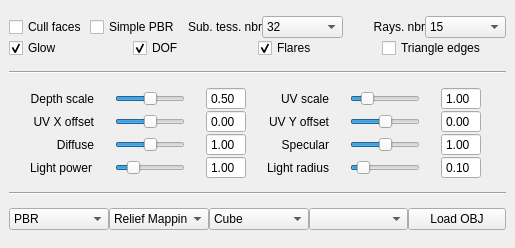
<?xml version="1.0" encoding="UTF-8"?>
<ui version="4.0">
 <class>DockWidget3DSettings</class>
 <widget class="QDockWidget" name="DockWidget3DSettings">
  <property name="windowModality">
   <enum>Qt::NonModal</enum>
  </property>
  <property name="geometry">
   <rect>
    <x>0</x>
    <y>0</y>
    <width>515</width>
    <height>248</height>
   </rect>
  </property>
  <property name="sizePolicy">
   <sizepolicy hsizetype="Minimum" vsizetype="Minimum">
    <horstretch>0</horstretch>
    <verstretch>0</verstretch>
   </sizepolicy>
  </property>
  <property name="minimumSize">
   <size>
    <width>515</width>
    <height>233</height>
   </size>
  </property>
  <property name="maximumSize">
   <size>
    <width>524287</width>
    <height>2000</height>
   </size>
  </property>
  <property name="windowOpacity">
   <double>1.000000000000000</double>
  </property>
  <property name="autoFillBackground">
   <bool>false</bool>
  </property>
  <property name="floating">
   <bool>false</bool>
  </property>
  <property name="features">
   <set>QDockWidget::NoDockWidgetFeatures</set>
  </property>
  <property name="allowedAreas">
   <set>Qt::AllDockWidgetAreas</set>
  </property>
  <property name="windowTitle">
   <string>3D settings</string>
  </property>
  <widget class="QWidget" name="dockWidgetContents">
   <property name="sizePolicy">
    <sizepolicy hsizetype="Minimum" vsizetype="Minimum">
     <horstretch>0</horstretch>
     <verstretch>0</verstretch>
    </sizepolicy>
   </property>
   <layout class="QVBoxLayout" name="verticalLayout_2">
    <item>
     <layout class="QVBoxLayout" name="verticalLayout">
      <property name="spacing">
       <number>0</number>
      </property>
      <item>
       <layout class="QGridLayout" name="gridLayout_14">
        <property name="spacing">
         <number>0</number>
        </property>
        <item row="0" column="4">
         <widget class="QLabel" name="label_33">
          <property name="sizePolicy">
           <sizepolicy hsizetype="Minimum" vsizetype="Preferred">
            <horstretch>0</horstretch>
            <verstretch>0</verstretch>
           </sizepolicy>
          </property>
          <property name="text">
           <string>Rays. nbr</string>
          </property>
          <property name="alignment">
           <set>Qt::AlignRight|Qt::AlignTrailing|Qt::AlignVCenter</set>
          </property>
         </widget>
        </item>
        <item row="0" column="2">
         <widget class="QLabel" name="label_32">
          <property name="sizePolicy">
           <sizepolicy hsizetype="Minimum" vsizetype="Preferred">
            <horstretch>0</horstretch>
            <verstretch>0</verstretch>
           </sizepolicy>
          </property>
          <property name="text">
           <string>Sub. tess. nbr</string>
          </property>
          <property name="alignment">
           <set>Qt::AlignRight|Qt::AlignTrailing|Qt::AlignVCenter</set>
          </property>
         </widget>
        </item>
        <item row="0" column="3">
         <widget class="QComboBox" name="comboBoxPerformanceNoTessSub">
          <property name="sizePolicy">
           <sizepolicy hsizetype="Minimum" vsizetype="Fixed">
            <horstretch>0</horstretch>
            <verstretch>0</verstretch>
           </sizepolicy>
          </property>
          <property name="toolTip">
           <string>Choose maximal number of tessellation subdivisions.</string>
          </property>
          <property name="statusTip">
           <string/>
          </property>
          <property name="whatsThis">
           <string>Choose maximal number of tessellation subdivisions.</string>
          </property>
          <property name="currentIndex">
           <number>3</number>
          </property>
          <item>
           <property name="text">
            <string>8</string>
           </property>
          </item>
          <item>
           <property name="text">
            <string>16</string>
           </property>
          </item>
          <item>
           <property name="text">
            <string>24</string>
           </property>
          </item>
          <item>
           <property name="text">
            <string>32</string>
           </property>
          </item>
          <item>
           <property name="text">
            <string>48</string>
           </property>
          </item>
          <item>
           <property name="text">
            <string>64</string>
           </property>
          </item>
         </widget>
        </item>
        <item row="0" column="1">
         <widget class="QCheckBox" name="checkBoxPerformanceSimplePBR">
          <property name="toolTip">
           <string>Enable simple PBR model lightning. Uses mipmaps instead of light rays integration.</string>
          </property>
          <property name="statusTip">
           <string/>
          </property>
          <property name="whatsThis">
           <string>Enable simple PBR model lightning. Uses mipmaps instead of light rays integration.</string>
          </property>
          <property name="text">
           <string>Simple PBR</string>
          </property>
         </widget>
        </item>
        <item row="0" column="0">
         <widget class="QCheckBox" name="checkBoxPerformanceCullFace">
          <property name="toolTip">
           <string>Enable/disable cull facing during tessellation. </string>
          </property>
          <property name="statusTip">
           <string>Enable/disable cull facing during tessellation. </string>
          </property>
          <property name="whatsThis">
           <string>Enable/disable cull facing during tessellation. </string>
          </property>
          <property name="text">
           <string>Cull faces</string>
          </property>
         </widget>
        </item>
        <item row="0" column="5">
         <widget class="QComboBox" name="comboBoxPerformanceNoRays">
          <property name="sizePolicy">
           <sizepolicy hsizetype="Minimum" vsizetype="Fixed">
            <horstretch>0</horstretch>
            <verstretch>0</verstretch>
           </sizepolicy>
          </property>
          <property name="toolTip">
           <string>&lt;html&gt;&lt;head/&gt;&lt;body&gt;&lt;p&gt;When &lt;span style=&quot; font-weight:600;&quot;&gt;Simple PBR&lt;/span&gt; model is disabled, it defines number of rays used to solve scattering equation.&lt;/p&gt;&lt;/body&gt;&lt;/html&gt;</string>
          </property>
          <property name="statusTip">
           <string/>
          </property>
          <property name="whatsThis">
           <string>&lt;html&gt;&lt;head/&gt;&lt;body&gt;&lt;p&gt;When &lt;span style=&quot; font-weight:600;&quot;&gt;Simple PBR&lt;/span&gt; model is disabled, it defines number of rays used to solve scattering equation.&lt;/p&gt;&lt;/body&gt;&lt;/html&gt;</string>
          </property>
          <property name="currentIndex">
           <number>2</number>
          </property>
          <item>
           <property name="text">
            <string>5</string>
           </property>
          </item>
          <item>
           <property name="text">
            <string>10</string>
           </property>
          </item>
          <item>
           <property name="text">
            <string>15</string>
           </property>
          </item>
          <item>
           <property name="text">
            <string>20</string>
           </property>
          </item>
          <item>
           <property name="text">
            <string>30</string>
           </property>
          </item>
          <item>
           <property name="text">
            <string>50</string>
           </property>
          </item>
         </widget>
        </item>
       </layout>
      </item>
      <item>
       <layout class="QHBoxLayout" name="horizontalLayout">
        <property name="spacing">
         <number>0</number>
        </property>
        <item>
         <widget class="QCheckBox" name="checkBoxBloomEffect">
          <property name="text">
           <string>Glow</string>
          </property>
          <property name="checked">
           <bool>true</bool>
          </property>
         </widget>
        </item>
        <item>
         <widget class="QCheckBox" name="checkBoxDOFEffect">
          <property name="text">
           <string>DOF</string>
          </property>
          <property name="checked">
           <bool>true</bool>
          </property>
         </widget>
        </item>
        <item>
         <widget class="QCheckBox" name="checkBoxLensFlaresEffect">
          <property name="text">
           <string>Flares</string>
          </property>
          <property name="checked">
           <bool>true</bool>
          </property>
         </widget>
        </item>
        <item>
         <widget class="QCheckBox" name="checkBoxShowTriangleEdges">
          <property name="text">
           <string>Triangle edges</string>
          </property>
         </widget>
        </item>
       </layout>
      </item>
     </layout>
    </item>
    <item>
     <widget class="Line" name="line">
      <property name="orientation">
       <enum>Qt::Horizontal</enum>
      </property>
     </widget>
    </item>
    <item>
     <layout class="QGridLayout" name="gridLayout">
      <property name="sizeConstraint">
       <enum>QLayout::SetMinimumSize</enum>
      </property>
      <property name="spacing">
       <number>0</number>
      </property>
      <item row="6" column="5">
       <widget class="QDoubleSpinBox" name="doubleSpinBoxLightRadius">
        <property name="sizePolicy">
         <sizepolicy hsizetype="Fixed" vsizetype="Preferred">
          <horstretch>0</horstretch>
          <verstretch>0</verstretch>
         </sizepolicy>
        </property>
        <property name="maximumSize">
         <size>
          <width>40</width>
          <height>16777215</height>
         </size>
        </property>
        <property name="readOnly">
         <bool>true</bool>
        </property>
        <property name="buttonSymbols">
         <enum>QAbstractSpinBox::NoButtons</enum>
        </property>
        <property name="maximum">
         <double>500.000000000000000</double>
        </property>
        <property name="singleStep">
         <double>0.010000000000000</double>
        </property>
        <property name="value">
         <double>0.100000000000000</double>
        </property>
       </widget>
      </item>
      <item row="5" column="3">
       <widget class="QLabel" name="label_11">
        <property name="sizePolicy">
         <sizepolicy hsizetype="Minimum" vsizetype="Preferred">
          <horstretch>0</horstretch>
          <verstretch>0</verstretch>
         </sizepolicy>
        </property>
        <property name="text">
         <string>Specular</string>
        </property>
        <property name="alignment">
         <set>Qt::AlignRight|Qt::AlignTrailing|Qt::AlignVCenter</set>
        </property>
       </widget>
      </item>
      <item row="5" column="2">
       <widget class="QDoubleSpinBox" name="doubleSpinBoxDiffuseI">
        <property name="sizePolicy">
         <sizepolicy hsizetype="Minimum" vsizetype="Minimum">
          <horstretch>0</horstretch>
          <verstretch>0</verstretch>
         </sizepolicy>
        </property>
        <property name="maximumSize">
         <size>
          <width>40</width>
          <height>16777215</height>
         </size>
        </property>
        <property name="readOnly">
         <bool>true</bool>
        </property>
        <property name="buttonSymbols">
         <enum>QAbstractSpinBox::NoButtons</enum>
        </property>
        <property name="value">
         <double>1.000000000000000</double>
        </property>
       </widget>
      </item>
      <item row="5" column="1">
       <widget class="QSlider" name="horizontalSliderDiffuseI">
        <property name="sizePolicy">
         <sizepolicy hsizetype="Minimum" vsizetype="Fixed">
          <horstretch>0</horstretch>
          <verstretch>0</verstretch>
         </sizepolicy>
        </property>
        <property name="maximumSize">
         <size>
          <width>70</width>
          <height>16777215</height>
         </size>
        </property>
        <property name="toolTip">
         <string/>
        </property>
        <property name="statusTip">
         <string>Diffuse light intensity</string>
        </property>
        <property name="maximum">
         <number>100</number>
        </property>
        <property name="value">
         <number>50</number>
        </property>
        <property name="orientation">
         <enum>Qt::Horizontal</enum>
        </property>
       </widget>
      </item>
      <item row="5" column="0">
       <widget class="QLabel" name="label_10">
        <property name="sizePolicy">
         <sizepolicy hsizetype="Minimum" vsizetype="Preferred">
          <horstretch>0</horstretch>
          <verstretch>0</verstretch>
         </sizepolicy>
        </property>
        <property name="text">
         <string>Diffuse</string>
        </property>
        <property name="alignment">
         <set>Qt::AlignRight|Qt::AlignTrailing|Qt::AlignVCenter</set>
        </property>
       </widget>
      </item>
      <item row="3" column="3">
       <widget class="QLabel" name="label_4">
        <property name="sizePolicy">
         <sizepolicy hsizetype="Minimum" vsizetype="Preferred">
          <horstretch>0</horstretch>
          <verstretch>0</verstretch>
         </sizepolicy>
        </property>
        <property name="text">
         <string>UV Y offset</string>
        </property>
        <property name="alignment">
         <set>Qt::AlignRight|Qt::AlignTrailing|Qt::AlignVCenter</set>
        </property>
       </widget>
      </item>
      <item row="5" column="5">
       <widget class="QDoubleSpinBox" name="doubleSpinBoxSpecularI">
        <property name="sizePolicy">
         <sizepolicy hsizetype="Minimum" vsizetype="Minimum">
          <horstretch>0</horstretch>
          <verstretch>0</verstretch>
         </sizepolicy>
        </property>
        <property name="maximumSize">
         <size>
          <width>40</width>
          <height>16777215</height>
         </size>
        </property>
        <property name="readOnly">
         <bool>true</bool>
        </property>
        <property name="buttonSymbols">
         <enum>QAbstractSpinBox::NoButtons</enum>
        </property>
        <property name="value">
         <double>1.000000000000000</double>
        </property>
       </widget>
      </item>
      <item row="5" column="4">
       <widget class="QSlider" name="horizontalSliderSpecularI">
        <property name="sizePolicy">
         <sizepolicy hsizetype="Minimum" vsizetype="Minimum">
          <horstretch>0</horstretch>
          <verstretch>0</verstretch>
         </sizepolicy>
        </property>
        <property name="maximumSize">
         <size>
          <width>70</width>
          <height>16777215</height>
         </size>
        </property>
        <property name="toolTip">
         <string/>
        </property>
        <property name="statusTip">
         <string>Specular light intensity</string>
        </property>
        <property name="maximum">
         <number>100</number>
        </property>
        <property name="value">
         <number>50</number>
        </property>
        <property name="orientation">
         <enum>Qt::Horizontal</enum>
        </property>
       </widget>
      </item>
      <item row="3" column="4">
       <widget class="QSlider" name="horizontalSliderUVYOffset">
        <property name="sizePolicy">
         <sizepolicy hsizetype="Minimum" vsizetype="Minimum">
          <horstretch>0</horstretch>
          <verstretch>0</verstretch>
         </sizepolicy>
        </property>
        <property name="minimumSize">
         <size>
          <width>0</width>
          <height>0</height>
         </size>
        </property>
        <property name="maximumSize">
         <size>
          <width>70</width>
          <height>16777215</height>
         </size>
        </property>
        <property name="toolTip">
         <string/>
        </property>
        <property name="statusTip">
         <string>Visual UV Y offset</string>
        </property>
        <property name="minimum">
         <number>-100</number>
        </property>
        <property name="maximum">
         <number>100</number>
        </property>
        <property name="singleStep">
         <number>20</number>
        </property>
        <property name="pageStep">
         <number>20</number>
        </property>
        <property name="orientation">
         <enum>Qt::Horizontal</enum>
        </property>
       </widget>
      </item>
      <item row="3" column="5">
       <widget class="QDoubleSpinBox" name="doubleSpinBoxUVYOffset">
        <property name="sizePolicy">
         <sizepolicy hsizetype="Minimum" vsizetype="Minimum">
          <horstretch>0</horstretch>
          <verstretch>0</verstretch>
         </sizepolicy>
        </property>
        <property name="maximumSize">
         <size>
          <width>40</width>
          <height>16777215</height>
         </size>
        </property>
        <property name="readOnly">
         <bool>true</bool>
        </property>
        <property name="buttonSymbols">
         <enum>QAbstractSpinBox::NoButtons</enum>
        </property>
        <property name="minimum">
         <double>-5.000000000000000</double>
        </property>
        <property name="maximum">
         <double>5.000000000000000</double>
        </property>
        <property name="singleStep">
         <double>0.010000000000000</double>
        </property>
       </widget>
      </item>
      <item row="6" column="3">
       <widget class="QLabel" name="label_35">
        <property name="sizePolicy">
         <sizepolicy hsizetype="Fixed" vsizetype="Preferred">
          <horstretch>0</horstretch>
          <verstretch>0</verstretch>
         </sizepolicy>
        </property>
        <property name="text">
         <string>Light radius</string>
        </property>
        <property name="alignment">
         <set>Qt::AlignRight|Qt::AlignTrailing|Qt::AlignVCenter</set>
        </property>
       </widget>
      </item>
      <item row="6" column="2">
       <widget class="QDoubleSpinBox" name="doubleSpinBoxLightPower">
        <property name="sizePolicy">
         <sizepolicy hsizetype="Fixed" vsizetype="Minimum">
          <horstretch>0</horstretch>
          <verstretch>0</verstretch>
         </sizepolicy>
        </property>
        <property name="maximumSize">
         <size>
          <width>40</width>
          <height>16777215</height>
         </size>
        </property>
        <property name="readOnly">
         <bool>true</bool>
        </property>
        <property name="buttonSymbols">
         <enum>QAbstractSpinBox::NoButtons</enum>
        </property>
        <property name="maximum">
         <double>1000.000000000000000</double>
        </property>
        <property name="singleStep">
         <double>0.010000000000000</double>
        </property>
        <property name="value">
         <double>1.000000000000000</double>
        </property>
       </widget>
      </item>
      <item row="6" column="1">
       <widget class="QSlider" name="horizontalSliderLightPower">
        <property name="sizePolicy">
         <sizepolicy hsizetype="Preferred" vsizetype="Preferred">
          <horstretch>0</horstretch>
          <verstretch>0</verstretch>
         </sizepolicy>
        </property>
        <property name="maximumSize">
         <size>
          <width>70</width>
          <height>16777215</height>
         </size>
        </property>
        <property name="maximum">
         <number>500</number>
        </property>
        <property name="value">
         <number>100</number>
        </property>
        <property name="orientation">
         <enum>Qt::Horizontal</enum>
        </property>
       </widget>
      </item>
      <item row="6" column="4">
       <widget class="QSlider" name="horizontalSliderLightRadius">
        <property name="sizePolicy">
         <sizepolicy hsizetype="Preferred" vsizetype="Fixed">
          <horstretch>0</horstretch>
          <verstretch>0</verstretch>
         </sizepolicy>
        </property>
        <property name="maximumSize">
         <size>
          <width>70</width>
          <height>16777215</height>
         </size>
        </property>
        <property name="maximum">
         <number>100</number>
        </property>
        <property name="value">
         <number>10</number>
        </property>
        <property name="orientation">
         <enum>Qt::Horizontal</enum>
        </property>
       </widget>
      </item>
      <item row="3" column="0">
       <widget class="QLabel" name="label_3">
        <property name="sizePolicy">
         <sizepolicy hsizetype="Minimum" vsizetype="Preferred">
          <horstretch>0</horstretch>
          <verstretch>0</verstretch>
         </sizepolicy>
        </property>
        <property name="text">
         <string>UV X offset</string>
        </property>
        <property name="alignment">
         <set>Qt::AlignRight|Qt::AlignTrailing|Qt::AlignVCenter</set>
        </property>
       </widget>
      </item>
      <item row="3" column="2">
       <widget class="QDoubleSpinBox" name="doubleSpinBoxUVXOffset">
        <property name="sizePolicy">
         <sizepolicy hsizetype="Minimum" vsizetype="Minimum">
          <horstretch>0</horstretch>
          <verstretch>0</verstretch>
         </sizepolicy>
        </property>
        <property name="maximumSize">
         <size>
          <width>40</width>
          <height>16777215</height>
         </size>
        </property>
        <property name="readOnly">
         <bool>true</bool>
        </property>
        <property name="buttonSymbols">
         <enum>QAbstractSpinBox::NoButtons</enum>
        </property>
        <property name="minimum">
         <double>-5.000000000000000</double>
        </property>
        <property name="maximum">
         <double>5.000000000000000</double>
        </property>
        <property name="singleStep">
         <double>0.010000000000000</double>
        </property>
        <property name="value">
         <double>0.000000000000000</double>
        </property>
       </widget>
      </item>
      <item row="6" column="0">
       <widget class="QLabel" name="label_34">
        <property name="sizePolicy">
         <sizepolicy hsizetype="Fixed" vsizetype="Preferred">
          <horstretch>0</horstretch>
          <verstretch>0</verstretch>
         </sizepolicy>
        </property>
        <property name="layoutDirection">
         <enum>Qt::LeftToRight</enum>
        </property>
        <property name="text">
         <string>Light power</string>
        </property>
        <property name="alignment">
         <set>Qt::AlignRight|Qt::AlignTrailing|Qt::AlignVCenter</set>
        </property>
       </widget>
      </item>
      <item row="3" column="1">
       <widget class="QSlider" name="horizontalSliderUVXOffset">
        <property name="sizePolicy">
         <sizepolicy hsizetype="Minimum" vsizetype="Fixed">
          <horstretch>0</horstretch>
          <verstretch>0</verstretch>
         </sizepolicy>
        </property>
        <property name="maximumSize">
         <size>
          <width>70</width>
          <height>16777215</height>
         </size>
        </property>
        <property name="toolTip">
         <string/>
        </property>
        <property name="statusTip">
         <string>Visual UV X offset</string>
        </property>
        <property name="minimum">
         <number>-100</number>
        </property>
        <property name="maximum">
         <number>100</number>
        </property>
        <property name="singleStep">
         <number>20</number>
        </property>
        <property name="pageStep">
         <number>20</number>
        </property>
        <property name="orientation">
         <enum>Qt::Horizontal</enum>
        </property>
       </widget>
      </item>
      <item row="1" column="0">
       <widget class="QLabel" name="label">
        <property name="sizePolicy">
         <sizepolicy hsizetype="Minimum" vsizetype="Preferred">
          <horstretch>0</horstretch>
          <verstretch>0</verstretch>
         </sizepolicy>
        </property>
        <property name="text">
         <string>Depth scale</string>
        </property>
        <property name="alignment">
         <set>Qt::AlignRight|Qt::AlignTrailing|Qt::AlignVCenter</set>
        </property>
       </widget>
      </item>
      <item row="1" column="1">
       <widget class="QSlider" name="horizontalSliderDepthScale">
        <property name="sizePolicy">
         <sizepolicy hsizetype="Minimum" vsizetype="Fixed">
          <horstretch>0</horstretch>
          <verstretch>0</verstretch>
         </sizepolicy>
        </property>
        <property name="maximumSize">
         <size>
          <width>70</width>
          <height>16777215</height>
         </size>
        </property>
        <property name="toolTip">
         <string/>
        </property>
        <property name="statusTip">
         <string>Visual depth scale</string>
        </property>
        <property name="maximum">
         <number>100</number>
        </property>
        <property name="value">
         <number>50</number>
        </property>
        <property name="orientation">
         <enum>Qt::Horizontal</enum>
        </property>
       </widget>
      </item>
      <item row="1" column="2">
       <widget class="QDoubleSpinBox" name="doubleSpinBoxDepthScale">
        <property name="sizePolicy">
         <sizepolicy hsizetype="Minimum" vsizetype="Minimum">
          <horstretch>0</horstretch>
          <verstretch>0</verstretch>
         </sizepolicy>
        </property>
        <property name="maximumSize">
         <size>
          <width>40</width>
          <height>16777215</height>
         </size>
        </property>
        <property name="readOnly">
         <bool>true</bool>
        </property>
        <property name="buttonSymbols">
         <enum>QAbstractSpinBox::NoButtons</enum>
        </property>
        <property name="singleStep">
         <double>0.010000000000000</double>
        </property>
        <property name="value">
         <double>0.500000000000000</double>
        </property>
       </widget>
      </item>
      <item row="1" column="4">
       <widget class="QSlider" name="horizontalSliderUVScale">
        <property name="sizePolicy">
         <sizepolicy hsizetype="Minimum" vsizetype="Fixed">
          <horstretch>0</horstretch>
          <verstretch>0</verstretch>
         </sizepolicy>
        </property>
        <property name="maximumSize">
         <size>
          <width>70</width>
          <height>16777215</height>
         </size>
        </property>
        <property name="toolTip">
         <string/>
        </property>
        <property name="statusTip">
         <string>Visual UV scale</string>
        </property>
        <property name="minimum">
         <number>1</number>
        </property>
        <property name="maximum">
         <number>50</number>
        </property>
        <property name="singleStep">
         <number>5</number>
        </property>
        <property name="value">
         <number>10</number>
        </property>
        <property name="orientation">
         <enum>Qt::Horizontal</enum>
        </property>
       </widget>
      </item>
      <item row="1" column="5">
       <widget class="QDoubleSpinBox" name="doubleSpinBoxUVScale">
        <property name="sizePolicy">
         <sizepolicy hsizetype="Minimum" vsizetype="Minimum">
          <horstretch>0</horstretch>
          <verstretch>0</verstretch>
         </sizepolicy>
        </property>
        <property name="maximumSize">
         <size>
          <width>40</width>
          <height>16777215</height>
         </size>
        </property>
        <property name="readOnly">
         <bool>true</bool>
        </property>
        <property name="buttonSymbols">
         <enum>QAbstractSpinBox::NoButtons</enum>
        </property>
        <property name="value">
         <double>1.000000000000000</double>
        </property>
       </widget>
      </item>
      <item row="1" column="3">
       <widget class="QLabel" name="label_2">
        <property name="sizePolicy">
         <sizepolicy hsizetype="Minimum" vsizetype="Preferred">
          <horstretch>0</horstretch>
          <verstretch>0</verstretch>
         </sizepolicy>
        </property>
        <property name="text">
         <string>UV scale</string>
        </property>
        <property name="alignment">
         <set>Qt::AlignRight|Qt::AlignTrailing|Qt::AlignVCenter</set>
        </property>
       </widget>
      </item>
     </layout>
    </item>
    <item>
     <widget class="Line" name="line_2">
      <property name="orientation">
       <enum>Qt::Horizontal</enum>
      </property>
     </widget>
    </item>
    <item>
     <layout class="QHBoxLayout" name="horizontalLayout_2">
      <property name="spacing">
       <number>0</number>
      </property>
      <property name="sizeConstraint">
       <enum>QLayout::SetMinimumSize</enum>
      </property>
      <item>
       <widget class="QComboBox" name="comboBoxShadingModel">
        <property name="sizePolicy">
         <sizepolicy hsizetype="Minimum" vsizetype="Fixed">
          <horstretch>0</horstretch>
          <verstretch>0</verstretch>
         </sizepolicy>
        </property>
        <property name="maximumSize">
         <size>
          <width>100</width>
          <height>16777215</height>
         </size>
        </property>
        <property name="toolTip">
         <string>Toggle shading model</string>
        </property>
        <property name="statusTip">
         <string>Toggle shading model</string>
        </property>
        <item>
         <property name="text">
          <string>PBR</string>
         </property>
        </item>
        <item>
         <property name="text">
          <string>Bump mapping</string>
         </property>
        </item>
       </widget>
      </item>
      <item>
       <widget class="QComboBox" name="comboBoxShadingType">
        <property name="sizePolicy">
         <sizepolicy hsizetype="Minimum" vsizetype="Fixed">
          <horstretch>0</horstretch>
          <verstretch>0</verstretch>
         </sizepolicy>
        </property>
        <property name="maximumSize">
         <size>
          <width>100</width>
          <height>16777215</height>
         </size>
        </property>
        <property name="toolTip">
         <string>Choose displacement model</string>
        </property>
        <property name="statusTip">
         <string>Choose displacement model</string>
        </property>
        <item>
         <property name="text">
          <string>Relief Mapping</string>
         </property>
        </item>
        <item>
         <property name="text">
          <string>Parallax Normal Mapping</string>
         </property>
        </item>
        <item>
         <property name="text">
          <string>Tessellation</string>
         </property>
        </item>
       </widget>
      </item>
      <item>
       <widget class="QComboBox" name="comboBoxChooseOBJModel">
        <property name="sizePolicy">
         <sizepolicy hsizetype="Minimum" vsizetype="Fixed">
          <horstretch>0</horstretch>
          <verstretch>0</verstretch>
         </sizepolicy>
        </property>
        <property name="maximumSize">
         <size>
          <width>100</width>
          <height>16777215</height>
         </size>
        </property>
        <property name="toolTip">
         <string>Choose model</string>
        </property>
        <property name="statusTip">
         <string>Choose model</string>
        </property>
        <item>
         <property name="text">
          <string>Cube</string>
         </property>
        </item>
        <item>
         <property name="text">
          <string>Plane</string>
         </property>
        </item>
        <item>
         <property name="text">
          <string>Sphere</string>
         </property>
        </item>
        <item>
         <property name="text">
          <string>Cylinder</string>
         </property>
        </item>
        <item>
         <property name="text">
          <string>CubeRounded</string>
         </property>
        </item>
        <item>
         <property name="text">
          <string>SphereCuboid</string>
         </property>
        </item>
        <item>
         <property name="text">
          <string>Capsule</string>
         </property>
        </item>
        <item>
         <property name="text">
          <string>Hexagon</string>
         </property>
        </item>
        <item>
         <property name="text">
          <string>Cone</string>
         </property>
        </item>
        <item>
         <property name="text">
          <string>Torus</string>
         </property>
        </item>
        <item>
         <property name="text">
          <string>TorusKnot</string>
         </property>
        </item>
       </widget>
      </item>
      <item>
       <widget class="QComboBox" name="comboBoxSkyBox">
        <property name="sizePolicy">
         <sizepolicy hsizetype="Minimum" vsizetype="Fixed">
          <horstretch>0</horstretch>
          <verstretch>0</verstretch>
         </sizepolicy>
        </property>
        <property name="maximumSize">
         <size>
          <width>100</width>
          <height>16777215</height>
         </size>
        </property>
        <property name="toolTip">
         <string>&lt;html&gt;&lt;head/&gt;&lt;body&gt;&lt;p&gt;Choose enviromental map.&lt;/p&gt;&lt;p&gt;&lt;span style=&quot; font-weight:600;&quot;&gt;Note: &lt;/span&gt;You can &lt;span style=&quot; font-weight:600;&quot;&gt;add&lt;/span&gt; your own env. maps to this list. Just copy folder with your images to the &lt;span style=&quot; font-weight:600;&quot;&gt;Core/2D/skyboxes&lt;/span&gt; folder. Make sure you have same names for each face like other cubemaps already present there.&lt;/p&gt;&lt;/body&gt;&lt;/html&gt;</string>
        </property>
        <property name="statusTip">
         <string>Choose enviromental map</string>
        </property>
       </widget>
      </item>
      <item>
       <widget class="QPushButton" name="pushButtonLoadMesh">
        <property name="sizePolicy">
         <sizepolicy hsizetype="Minimum" vsizetype="Fixed">
          <horstretch>0</horstretch>
          <verstretch>0</verstretch>
         </sizepolicy>
        </property>
        <property name="maximumSize">
         <size>
          <width>1000</width>
          <height>16777215</height>
         </size>
        </property>
        <property name="toolTip">
         <string>Load OBJ model from file</string>
        </property>
        <property name="statusTip">
         <string>Load OBJ model from file</string>
        </property>
        <property name="text">
         <string>Load OBJ</string>
        </property>
       </widget>
      </item>
     </layout>
    </item>
   </layout>
   <zorder>line</zorder>
   <zorder>line_2</zorder>
  </widget>
 </widget>
 <resources/>
 <connections/>
</ui>
